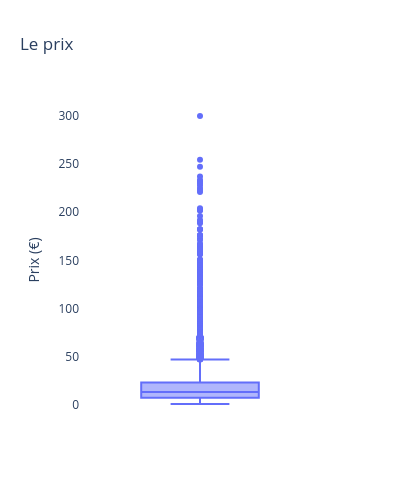
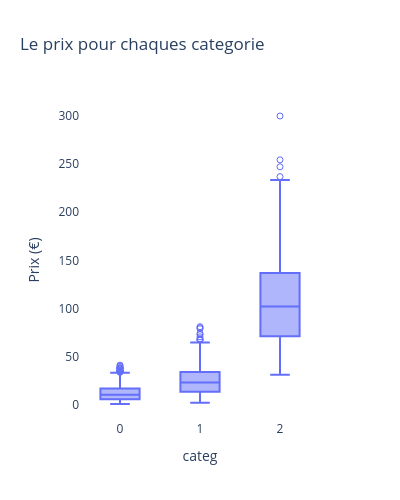

Notebook source saved alongside these figures, in order:
### Code cell
# graphique pour regarder le distribution du prix
print("La distribution des prix suit une loi de Poisson. \nLa plupart des livres sont peu chers, entre < 20 euros. Les livres coûtant plus de 50 euros sont rares. \n\nLe prix des livres dépend de leur catégorie.")
print()
# graphique histogram
plt.figure(figsize=(10,6))
plt.hist(df_prod["price"], bins=30, edgecolor="black",color="#203864")
plt.title("Prix de livres")
plt.xlabel("Prix (euros)")
plt.ylabel("Nombre de livre")
plt.show()
print()

# boxplot pour le prix
fig = px.box(
    df_prod,
    y="price",
    points="suspectedoutliers",
    title="Le prix",
    width=400, height=500
)
fig.update_layout(
    yaxis_title="Prix (€)",
    plot_bgcolor="white"
)
fig.show()
print()

# boxplot pour le prix pour chaques categorie
fig = px.box(
    df_prod,
    y="price",
    x="categ",
    points="suspectedoutliers",
    title="Le prix pour chaques categorie",
    width=400, height=500
)
fig.update_layout(
    yaxis_title="Prix (€)",
    plot_bgcolor="white"
)
fig.show()

### Figure 1 — Plotly figure (JSON) as saved in the notebook; plotly's stock layout.template omitted (floating-point values rounded to 4 significant figures; data arrays with more than 128 entries replaced by an {"elided": "..."} marker saying what was removed)
{"data": [{"alignmentgroup": "True", "boxpoints": "suspectedoutliers", "hovertemplate": "price=%{y}<extra></extra>", "legendgroup": "", "marker": {"color": "#636efa"}, "name": "", "notched": false, "offsetgroup": "", "orientation": "v", "showlegend": false, "type": "box", "x0": " ", "xaxis": "x", "y": {"elided": "3286 float values"}, "y0": " ", "yaxis": "y"}], "layout": {"boxmode": "group", "height": 500, "legend": {"tracegroupgap": 0}, "plot_bgcolor": "white", "title": {"text": "Le prix"}, "width": 400, "xaxis": {"anchor": "y", "autorange": true, "domain": [0, 1], "range": [-0.5, 0.5], "type": "category"}, "yaxis": {"anchor": "x", "autorange": true, "domain": [0, 1], "range": [-16.01, 316.6], "title": {"text": "Prix (€)"}, "type": "linear"}}}

### Figure 2 — Plotly figure (JSON) as saved in the notebook; plotly's stock layout.template omitted (floating-point values rounded to 4 significant figures; data arrays with more than 128 entries replaced by an {"elided": "..."} marker saying what was removed)
{"data": [{"alignmentgroup": "True", "boxpoints": "suspectedoutliers", "hovertemplate": "categ=%{x}<br>price=%{y}<extra></extra>", "legendgroup": "", "marker": {"color": "#636efa"}, "name": "", "notched": false, "offsetgroup": "", "orientation": "v", "showlegend": false, "type": "box", "x": {"elided": "3286 int values"}, "x0": " ", "xaxis": "x", "y": {"elided": "3286 float values"}, "y0": " ", "yaxis": "y"}], "layout": {"boxmode": "group", "height": 500, "legend": {"tracegroupgap": 0}, "plot_bgcolor": "white", "title": {"text": "Le prix pour chaques categorie"}, "width": 400, "xaxis": {"anchor": "y", "autorange": true, "domain": [0, 1], "range": [-0.5, 2.5], "title": {"text": "categ"}, "type": "linear"}, "yaxis": {"anchor": "x", "autorange": true, "domain": [0, 1], "range": [-16.01, 316.6], "title": {"text": "Prix (€)"}, "type": "linear"}}}
